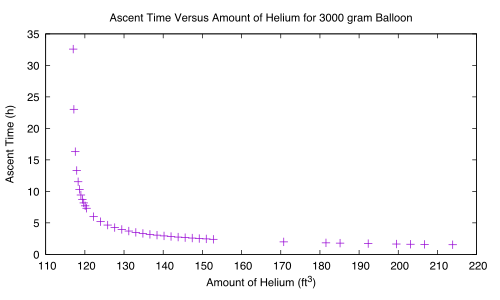

Write the gnuplot code that produced this figure.
#!/opt/local/bin/gnuplot -persist
#
#    
#    	G N U P L O T
#    	Version 5.0 patchlevel 5    last modified 2016-10-02
#    
#    	Copyright (C) 1986-1993, 1998, 2004, 2007-2016
#    	Thomas Williams, Colin Kelley and many others
#    
#    	gnuplot home:     http://www.gnuplot.info
#    	faq, bugs, etc:   type "help FAQ"
#    	immediate help:   type "help"  (plot window: hit 'h')
# set terminal aqua 0 title "Figure 0" size 846,594 font "Times-Roman,14" enhanced solid
# set output
unset clip points
set clip one
unset clip two
set bar 1.000000 front
set border 31 front lt black linewidth 1.000 dashtype solid
set zdata 
set ydata 
set xdata 
set y2data 
set x2data 
set boxwidth
set style fill  empty border
set style rectangle back fc  bgnd fillstyle   solid 1.00 border lt -1
set style circle radius graph 0.02, first 0.00000, 0.00000 
set style ellipse size graph 0.05, 0.03, first 0.00000 angle 0 units xy
set dummy x, y
set format x "% h" 
set format y "% h" 
set format x2 "% h" 
set format y2 "% h" 
set format z "% h" 
set format cb "% h" 
set format r "% h" 
set timefmt "%d/%m/%y,%H:%M"
set angles radians
set tics back
unset grid
set raxis
set style parallel front  lt black linewidth 2.000 dashtype solid
set key title "" center
set key inside right top vertical Right noreverse enhanced autotitle nobox
set key noinvert samplen 4 spacing 1 width 0 height 0 
set key maxcolumns 0 maxrows 0
set key noopaque
unset label
unset arrow
set style increment default
unset style line
unset style arrow
set style histogram clustered gap 2 title textcolor lt -1
unset object
set style textbox transparent margins  1.0,  1.0 border
unset logscale
set offsets 0, 0, 0, 0
set pointsize 1
set pointintervalbox 1
set encoding default
unset polar
unset parametric
unset decimalsign
unset minussign
set view 60, 30, 1, 1
set samples 100, 100
set isosamples 10, 10
set surface 
unset contour
set cntrlabel  format '%8.3g' font '' start 5 interval 20
set mapping cartesian
set datafile separator ","
unset hidden3d
set cntrparam order 4
set cntrparam linear
set cntrparam levels auto 5
set cntrparam points 5
set size ratio 0 1,1
set origin 0,0
set style data points
set style function lines
unset xzeroaxis
unset yzeroaxis
unset zzeroaxis
unset x2zeroaxis
unset y2zeroaxis
set xyplane relative 0.5
set tics scale  1, 0.5, 1, 1, 1
set mxtics default
set mytics default
set mztics default
set mx2tics default
set my2tics default
set mcbtics default
set mrtics default
set xtics border in scale 1,0.5 mirror norotate  autojustify
set xtics  norangelimit autofreq 
set ytics border in scale 1,0.5 mirror norotate  autojustify
set ytics  norangelimit autofreq 
set ztics border in scale 1,0.5 nomirror norotate  autojustify
set ztics  norangelimit autofreq 
unset x2tics
unset y2tics
set cbtics border in scale 1,0.5 mirror norotate  autojustify
set cbtics  norangelimit autofreq 
set rtics axis in scale 1,0.5 nomirror norotate  autojustify
set rtics  norangelimit autofreq 
unset paxis 1 tics
unset paxis 2 tics
unset paxis 3 tics
unset paxis 4 tics
unset paxis 5 tics
unset paxis 6 tics
unset paxis 7 tics
set title "Ascent Time Versus Amount of Helium for 3000 gram Balloon" 
set title  font "" norotate
set timestamp bottom 
set timestamp "" 
set timestamp  font "" norotate
set rrange [ * : * ] noreverse nowriteback
set trange [ * : * ] noreverse nowriteback
set urange [ * : * ] noreverse nowriteback
set vrange [ * : * ] noreverse nowriteback
set xlabel "Amount of Helium (ft^3)" 
set xlabel  font "" textcolor lt -1 norotate
set x2label "" 
set x2label  font "" textcolor lt -1 norotate
set xrange [ * : * ] noreverse nowriteback
set x2range [ * : * ] noreverse nowriteback
set ylabel "Ascent Time (h)" 
set ylabel  font "" textcolor lt -1 rotate by -270
set y2label "" 
set y2label  font "" textcolor lt -1 rotate by -270
set yrange [ * : * ] noreverse nowriteback
set y2range [ * : * ] noreverse nowriteback
set zlabel "" 
set zlabel  font "" textcolor lt -1 norotate
set zrange [ * : * ] noreverse nowriteback
set cblabel "" 
set cblabel  font "" textcolor lt -1 rotate by -270
set cbrange [ * : * ] noreverse nowriteback
set paxis 1 range [ * : * ] noreverse nowriteback
set paxis 2 range [ * : * ] noreverse nowriteback
set paxis 3 range [ * : * ] noreverse nowriteback
set paxis 4 range [ * : * ] noreverse nowriteback
set paxis 5 range [ * : * ] noreverse nowriteback
set paxis 6 range [ * : * ] noreverse nowriteback
set paxis 7 range [ * : * ] noreverse nowriteback
set zero 1e-08
set lmargin  -1
set bmargin  -1
set rmargin  -1
set tmargin  -1
set locale "en_US.UTF-8"
set pm3d explicit at s
set pm3d scansautomatic
set pm3d interpolate 1,1 flush begin noftriangles noborder corners2color mean
set palette positive nops_allcF maxcolors 0 gamma 1.5 color model RGB 
set palette rgbformulae 7, 5, 15
set colorbox default
set colorbox vertical origin screen 0.9, 0.2, 0 size screen 0.05, 0.6, 0 front  noinvert bdefault
set style boxplot candles range  1.50 outliers pt 7 separation 1 labels auto unsorted
set loadpath 
set fontpath 
set psdir
set fit brief errorvariables nocovariancevariables errorscaling prescale nowrap v5
GNUTERM = "aqua"
data = "heliumData.csv"
x = 0.0
## Last datafile plotted: "heliumData.csv"
plot data using 2:6 title ""
#    EOF
